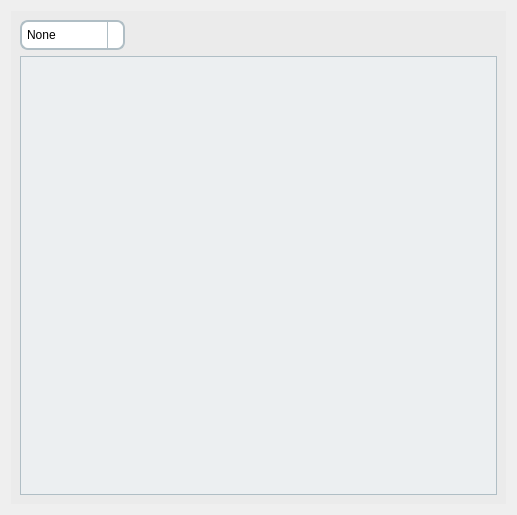
<?xml version="1.0" encoding="UTF-8"?>
<ui version="4.0">
 <class>processdataTab</class>
 <widget class="QWidget" name="processdataTab">
  <property name="geometry">
   <rect>
    <x>0</x>
    <y>0</y>
    <width>517</width>
    <height>515</height>
   </rect>
  </property>
  <property name="windowTitle">
   <string>Form</string>
  </property>
  <layout class="QVBoxLayout" name="verticalLayout_2">
   <item>
    <widget class="QWidget" name="centralwidget_3" native="true">
     <property name="sizePolicy">
      <sizepolicy hsizetype="Expanding" vsizetype="Expanding">
       <horstretch>0</horstretch>
       <verstretch>0</verstretch>
      </sizepolicy>
     </property>
     <property name="autoFillBackground">
      <bool>false</bool>
     </property>
     <property name="styleSheet">
      <string notr="true">QWidget{background-color:rgb(235, 235, 235);
color:black}</string>
     </property>
     <layout class="QVBoxLayout" name="verticalLayout_3">
      <item>
       <layout class="QVBoxLayout" name="verticalLayout">
        <item>
         <layout class="QHBoxLayout" name="horizontalLayout">
          <item>
           <widget class="QComboBox" name="comboBox">
            <property name="styleSheet">
             <string notr="true">QComboBox {
    border: 2px solid #B0BEC5; /* Grauer Rand */
    border-radius: 8px; /* Abgerundete Ecken */
    padding: 5px; /* Abstand innen */
    background-color: white; /* Hellgrauer Hintergrund */
	font: 10pt &quot;MS Shell Dlg 2&quot;;
}

QComboBox:hover {
    border-color: #78909C; /* Dunklerer Rand beim Hover */
}

QComboBox::drop-down {
    subcontrol-origin: padding;
    subcontrol-position: top right; /* Position des Dropdown-Pfeils */
    border-left-width: 1px; /* Linie zwischen Text und Dropdown-Pfeil */
    border-left-color: #B0BEC5; /* Farbe der Linie zwischen Text und Dropdown-Pfeil */
    border-left-style: solid; /* Stil der Linie zwischen Text und Dropdown-Pfeil */
}

QComboBox QAbstractItemView {
    border: 2px solid #B0BEC5; /* Rand der Dropdown-Liste */
    selection-background-color: #78909C; /* Hintergrundfarbe für ausgewähltes Item */
    color: #37474F; /* Textfarbe */
    background-color: #ECEFF1; /* Hintergrundfarbe */
    padding: 10px; /* Abstand */
}</string>
            </property>
            <item>
             <property name="text">
              <string>None</string>
             </property>
            </item>
            <item>
             <property name="text">
              <string>Telegram1</string>
             </property>
            </item>
            <item>
             <property name="text">
              <string>Telegram9</string>
             </property>
            </item>
            <item>
             <property name="text">
              <string>Telegram102</string>
             </property>
            </item>
            <item>
             <property name="text">
              <string>Telegram111</string>
             </property>
            </item>
           </widget>
          </item>
          <item>
           <spacer name="horizontalSpacer">
            <property name="orientation">
             <enum>Qt::Horizontal</enum>
            </property>
            <property name="sizeHint" stdset="0">
             <size>
              <width>40</width>
              <height>20</height>
             </size>
            </property>
           </spacer>
          </item>
         </layout>
        </item>
        <item>
         <widget class="QTreeView" name="treeView">
          <property name="maximumSize">
           <size>
            <width>7000</width>
            <height>16777215</height>
           </size>
          </property>
          <property name="styleSheet">
           <string notr="true">QTreeView {
    border: 1px solid #B0BEC5; /* Grauer Rand für den gesamten View */
    background-color: #ECEFF1; /* Helle Hintergrundfarbe */
    color: #37474F; /* Dunkelgraue Schriftfarbe */
    alternate-background-color: #CFD8DC; /* Alternierende Zeilenfarbe */
}

QTreeView::item {
    border-bottom: 1px solid #B0BEC5; /* Feiner Linienstil zwischen den Elementen */
    padding: 4px;
    background-color: transparent;
    color: #37474F;
}

QTreeView::item:selected {
    background-color: rgb(0, 170, 255); /* Hervorhebungs-Farbe bei Auswahl */
    color: white;
}

QTreeView::item:selected:active {
    background-color: rgb(0, 170, 255); /* Hervorhebungsfarbe bei aktiver Auswahl */
    color: white;
}

QTreeView::item:selected:!active {
    background-color:rgb(0, 170, 255);
    color: white;
}

QHeaderView::section {
    background-color: #CFD8DC; /* Hintergrundfarbe der Header */
    padding: 4px;
    border-top: 1px solid #B0BEC5; /* Top-Border der Header */
    border-bottom: 1px solid #B0BEC5; /* Bottom-Border der Header */
    border-right: 1px solid #B0BEC5; /* Right-Border zwischen Headern */
    color: #37474F; /* Schriftfarbe der Header */
    font-weight: bold; /* Fettschrift für die Header-Titel */
    font-size: 12px; /* Schriftgröße */
}

/* Anpassung der Scrollbars wie im TableView */
QScrollBar:vertical {
    background: #ECEFF1;
    width: 10px;
    margin: 15px 0 15px 0;
    border: 1px solid #B0BEC5;
}

QScrollBar::handle:vertical {
    background: #CFD8DC;
    min-height: 20px;
}

QScrollBar::handle:vertical:hover {
    background: #B0BEC5;
}

QScrollBar::sub-line:vertical {
    margin: 3px 0 3px 0;
    border-image: url(:/icons/up_arrow.png); /* Pfeil nach oben */
    height: 10px;
    subcontrol-position: top;
    subcontrol-origin: margin;
}

QScrollBar::add-line:vertical {
    margin: 3px 0 3px 0;
    border-image: url(:/icons/down_arrow.png); /* Pfeil nach unten */
    height: 10px;
    subcontrol-position: bottom;
    subcontrol-origin: margin;
}

QScrollBar::add-page:vertical, QScrollBar::sub-page:vertical {
    background: none;
}
</string>
          </property>
          <property name="textElideMode">
           <enum>Qt::ElideRight</enum>
          </property>
          <property name="uniformRowHeights">
           <bool>false</bool>
          </property>
          <property name="itemsExpandable">
           <bool>true</bool>
          </property>
          <property name="sortingEnabled">
           <bool>false</bool>
          </property>
          <property name="animated">
           <bool>false</bool>
          </property>
          <property name="allColumnsShowFocus">
           <bool>false</bool>
          </property>
          <property name="wordWrap">
           <bool>false</bool>
          </property>
          <property name="headerHidden">
           <bool>true</bool>
          </property>
          <property name="expandsOnDoubleClick">
           <bool>true</bool>
          </property>
         </widget>
        </item>
       </layout>
      </item>
     </layout>
    </widget>
   </item>
  </layout>
 </widget>
 <resources/>
 <connections/>
</ui>
